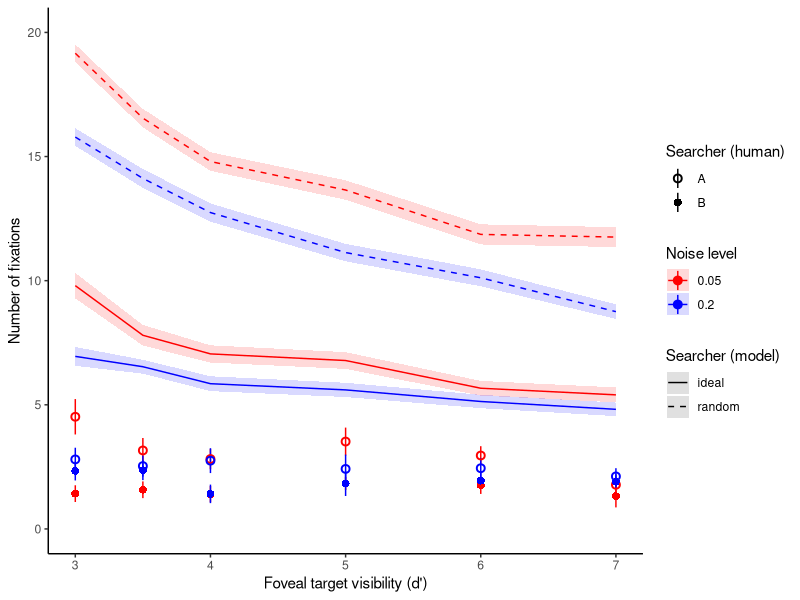
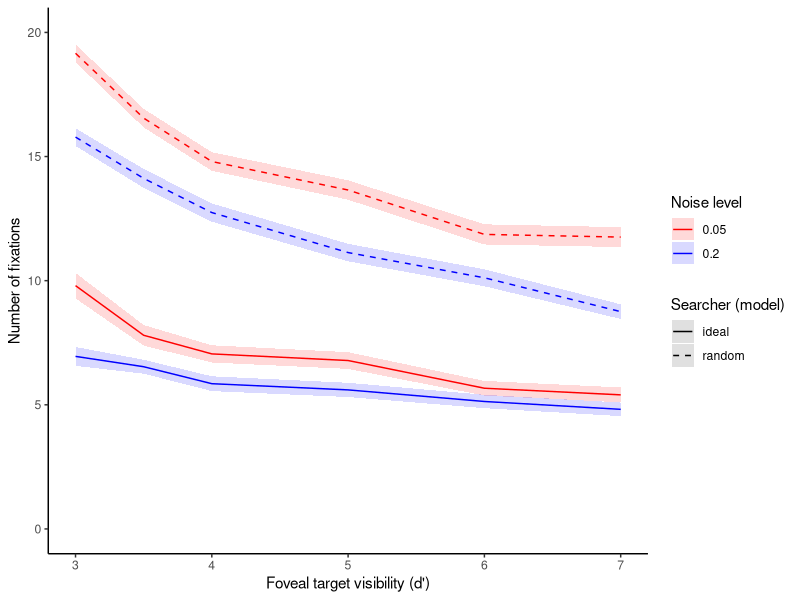

The R source for these figures, in order:
## ---- chunk 1
# Data Preparation
## Load Relevant Libraries and Functions
library(tidyverse)

## Import data
data_searcher = read.csv('data/main/searcher_behavior.csv') # model searchers from the original paper
data_human    = read.csv('data/main/human_behavior.csv')    # human searcher (n=2)
data_eye      = read.csv('data/main/eye_track.csv')         # human eye fixation time-series data

## Data exclusion / filtering
### compute n_fixations from eye-tracking data
n_trial = nrow(data_human)
n_fix   = vector(length=n_trial)
for (i_trial in 1:nrow(data_human)){
  # number of fixations = fixation onsets between stimulus onset & target detection
  n_fix[i_trial] = sum(
      (data_eye$t_start >= data_human$t_onset[i_trial]) &
      (data_eye$t_start <= data_human$t_detect[i_trial])
  )
}

### exclude the ideal searcher model for the main linear model comparison
### summarize the searcher prediction
data_searcher$noise = as.factor(data_searcher$noise)
data_compare = data_searcher %>% select(visibility, noise, searcher, n_fixation)

## Prepare data for analysis - create columns etc.
data_human_compare = data.frame( 
  visibility = data_human$visibility,
  noise      = as.factor(data_human$noise),
  searcher   = data_human$participant,
  n_fixation = n_fix
)
data_compare = rbind(data_compare, data_human_compare)
## ---- chunk 2
null = lm(n_fixation ~ visibility*noise, data=data_compare)
full = lm(n_fixation ~ visibility*noise*searcher, data=data_compare)

# summary of each model
summary(null)
summary(full)
anova(null, full)
## ---- chunk 3
data_human_compare %>% 
  ggplot(aes(x=visibility, y=n_fixation)) +
  stat_summary(fun.data=mean_se, aes(color=noise, shape=searcher)) + 
  stat_summary(data=data_searcher, fun.data=mean_se, geom='ribbon', alpha=0.15, aes(fill=noise, linetype=searcher)) + 
  stat_summary(data=data_searcher, fun.data=mean_se, geom='line', size=0.5, aes(fill=noise, color=noise, linetype=searcher)) + 
  coord_cartesian(xlim=c(3,7), ylim=c(0,20)) +
  xlab("Foveal target visibility (d')") + ylab("Number of fixations") +
  scale_color_manual(name='Noise level', values=c('red', 'blue')) +
  scale_fill_manual(name='Noise level', values=c('red', 'blue')) +
  scale_shape_manual(name='Searcher (human)', values=c(1,16)) +
  scale_linetype_manual(name='Searcher (model)', values=c('solid', 'dashed')) +
  theme_classic()
## ---- chunk 4
data_searcher %>% 
  ggplot(aes(x=visibility, y=n_fixation)) +
  # stat_summary(fun.data=mean_se, aes(color=noise, shape=searcher)) + 
  stat_summary(data=data_searcher, fun.data=mean_se, geom='ribbon', alpha=0.15, aes(fill=noise, linetype=searcher)) + 
  stat_summary(data=data_searcher, fun.data=mean_se, geom='line', size=0.5, aes(fill=noise, color=noise, linetype=searcher)) + 
  coord_cartesian(xlim=c(3,7), ylim=c(0,20)) +
  xlab("Foveal target visibility (d')") + ylab("Number of fixations") +
  scale_color_manual(name='Noise level', values=c('red', 'blue')) +
  scale_fill_manual(name='Noise level', values=c('red', 'blue')) +
  scale_shape_manual(name='Searcher (human)', values=c(1,16)) +
  scale_linetype_manual(name='Searcher (model)', values=c('solid', 'dashed')) +
  theme_classic()
